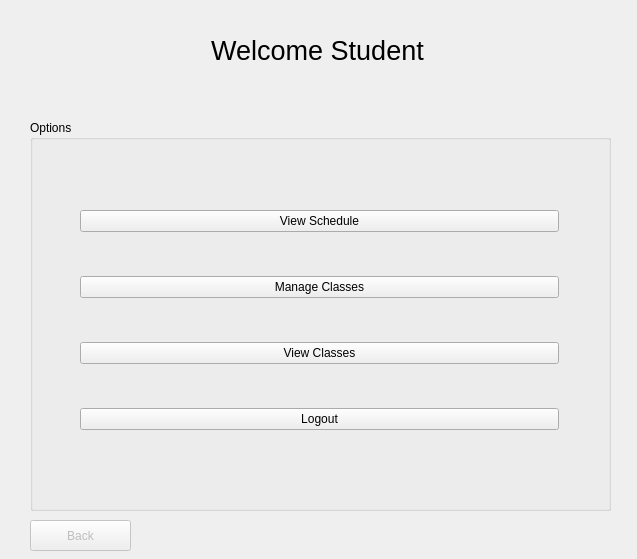
<?xml version="1.0" encoding="UTF-8"?>
<ui version="4.0">
 <class>studentView</class>
 <widget class="QWidget" name="studentView">
  <property name="geometry">
   <rect>
    <x>0</x>
    <y>0</y>
    <width>637</width>
    <height>559</height>
   </rect>
  </property>
  <property name="windowTitle">
   <string>studentView</string>
  </property>
  <widget class="QLabel" name="welcomeLabel">
   <property name="geometry">
    <rect>
     <x>27</x>
     <y>20</y>
     <width>581</width>
     <height>61</height>
    </rect>
   </property>
   <property name="font">
    <font>
     <pointsize>20</pointsize>
    </font>
   </property>
   <property name="text">
    <string>Welcome Student</string>
   </property>
   <property name="alignment">
    <set>Qt::AlignCenter</set>
   </property>
  </widget>
  <widget class="QStackedWidget" name="stackedWidget">
   <property name="geometry">
    <rect>
     <x>20</x>
     <y>90</y>
     <width>591</width>
     <height>431</height>
    </rect>
   </property>
   <property name="currentIndex">
    <number>0</number>
   </property>
   <widget class="QWidget" name="page">
    <widget class="QGroupBox" name="optionsGroupBox">
     <property name="geometry">
      <rect>
       <x>10</x>
       <y>30</y>
       <width>581</width>
       <height>391</height>
      </rect>
     </property>
     <property name="title">
      <string>Options</string>
     </property>
     <widget class="QWidget" name="verticalLayoutWidget">
      <property name="geometry">
       <rect>
        <x>39</x>
        <y>40</y>
        <width>501</width>
        <height>321</height>
       </rect>
      </property>
      <layout class="QVBoxLayout" name="verticalLayout">
       <property name="spacing">
        <number>5</number>
       </property>
       <item>
        <widget class="QPushButton" name="viewScheduleButton">
         <property name="text">
          <string>View Schedule</string>
         </property>
        </widget>
       </item>
       <item>
        <widget class="QPushButton" name="manageClassesButton">
         <property name="text">
          <string>Manage Classes</string>
         </property>
        </widget>
       </item>
       <item>
        <widget class="QPushButton" name="viewClassesButton">
         <property name="text">
          <string>View Classes</string>
         </property>
        </widget>
       </item>
       <item>
        <widget class="QPushButton" name="logoutButton">
         <property name="text">
          <string>Logout</string>
         </property>
        </widget>
       </item>
      </layout>
     </widget>
    </widget>
   </widget>
   <widget class="QWidget" name="page_2">
    <widget class="QTableView" name="scheduleTableView">
     <property name="geometry">
      <rect>
       <x>10</x>
       <y>110</y>
       <width>581</width>
       <height>291</height>
      </rect>
     </property>
    </widget>
    <widget class="QLabel" name="scheduleLabel">
     <property name="geometry">
      <rect>
       <x>16</x>
       <y>49</y>
       <width>571</width>
       <height>41</height>
      </rect>
     </property>
     <property name="font">
      <font>
       <pointsize>12</pointsize>
      </font>
     </property>
     <property name="midLineWidth">
      <number>4</number>
     </property>
     <property name="text">
      <string>Current Student Semester Schedule</string>
     </property>
     <property name="alignment">
      <set>Qt::AlignCenter</set>
     </property>
    </widget>
    <widget class="Line" name="line">
     <property name="geometry">
      <rect>
       <x>0</x>
       <y>80</y>
       <width>591</width>
       <height>16</height>
      </rect>
     </property>
     <property name="orientation">
      <enum>Qt::Horizontal</enum>
     </property>
    </widget>
   </widget>
  </widget>
  <widget class="QPushButton" name="backButton">
   <property name="enabled">
    <bool>false</bool>
   </property>
   <property name="geometry">
    <rect>
     <x>30</x>
     <y>520</y>
     <width>101</width>
     <height>31</height>
    </rect>
   </property>
   <property name="text">
    <string>Back</string>
   </property>
  </widget>
  <widget class="QLabel" name="usernameLabel">
   <property name="geometry">
    <rect>
     <x>167</x>
     <y>80</y>
     <width>301</width>
     <height>20</height>
    </rect>
   </property>
   <property name="text">
    <string/>
   </property>
   <property name="alignment">
    <set>Qt::AlignCenter</set>
   </property>
  </widget>
 </widget>
 <layoutdefault spacing="6" margin="11"/>
 <resources/>
 <connections/>
</ui>
